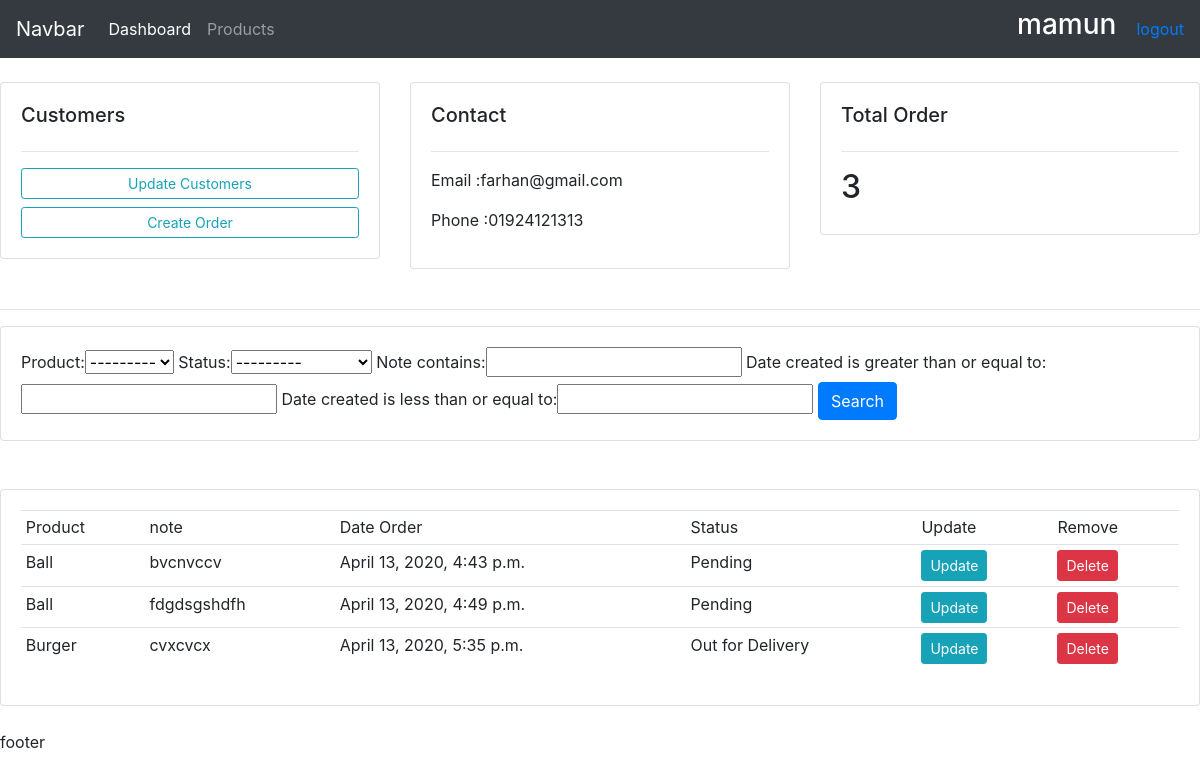
The page /customer/6/ (signed in) on the database its author committed.
### accounts/models.py (models this page shows, shortened)
class Customer(models.Model):
    name = models.CharField(max_length=200)
    email = models.CharField(max_length=200)
    phone = models.CharField(max_length=200)
    date_created = models.DateTimeField(auto_now_add=True)

class Order(models.Model):
    STATUS = (('Pending', 'Pending'), ('Out for Delivery',
                                       'Out for Delivery'), ('Delivered', 'Delivered'))
    customer = models.ForeignKey(
        Customer, null=True, on_delete=models.SET_NULL)
    product = models.ForeignKey(Products, null=True, on_delete=models.SET_NULL)
    status = models.CharField(max_length=200, choices=STATUS)
    date_created = models.DateTimeField(auto_now_add=True)
    note=models.CharField(max_length=1000,null=True)

class Products(models.Model):
    CATEGORY = (('Indoor', 'Indoor'), ('Out door', 'Out door'))
    name = models.CharField(max_length=200)
    price = models.FloatField()
    category = models.CharField(max_length=200, choices=CATEGORY)
    description = models.CharField(max_length=200)
    date_created = models.DateTimeField(auto_now_add=True)
    tags = models.ManyToManyField(Tags)
    def __str__(self):
        return self.name

### accounts/views.py (the view)
# urls.py: path('customer/<str:pk_test>/', views.customers,name='customer'),
@login_required(login_url='login')
def customers(request,pk_test):
    customer=Customer.objects.get(id=pk_test)
    orders=customer.order_set.all()
    order_count=orders.count()
    myFilter = OrderFilter(request.GET,queryset=orders)
    orders=myFilter.qs
    contex={'customer':customer,'orders':orders,'order_count':order_count,'myFilter':myFilter,}
    return render(request, 'accounts/customers.html',contex)

### accounts/templates/accounts/customers.html
{% extends 'accounts/main.html'%}
{% block content %}
<br />
<div class="row">
  <div class="col-md">
    <div class="card card-body">
      <h5>Customers</h5>
      <hr />
      <a href="" class="btn btn-outline-info btn-sm btn-block"
        >Update Customers</a
      >
      <a href="{% url 'create_order' customer.id %}" class="btn btn-outline-info btn-sm btn-block">Create Order</a>
    </div>
  </div>
  <div class="col-md">
    <div class="card card-body">
      <h5>Contact</h5>
      <hr />
      <p>Email :{{customer.email}}</p>
      <p>Phone :{{customer.phone}}</p>
    </div>
  </div>
  <div class="col-md">
    <div class="card card-body">
      <h5>Total Order</h5>
      <hr />
      <h2>{{order_count}}</h2>
    </div>
  </div>
</div>
<br />
<hr />
<div class="row">
  <div class="col">
    <div class="card card-body">
      <form method="get">
        {{myFilter.form}}
        <button class="btn btn-primary" type="submit">Search</button>
      </form>
    </div>
  </div>
</div>
<br />
<div class="row">
  <div class="col-md">
    <br />
    <div class="card card-body">
      <table class="table table-sm">
        <tr>
          <td>Product</td>
          <td>note</td>
          <td>Date Order</td>
          <td>Status</td>
          <td>Update</td>
          <td>Remove</td>
        </tr>
        {% for i in orders %}
        <tr>
          <td>{{i.product}}</td>
          <td>{{i.note}}</td>
          <td>{{i.date_created}}</td>
          <td>{{i.status}}</td>
          <td>
            <a class="btn btn-sm btn-info" href="{% url 'update_order' i.id %}"
              >Update</a
            >
          </td>
          <td>
            <a
              class="btn btn-sm btn-danger"
              href="{% url 'delete_order' i.id %}"
              >Delete</a
            >
          </td>
        </tr>
        {% endfor %}
      </table>
    </div>
  </div>
</div>
{% endblock %}

### accounts/templates/accounts/navbar.html (shortened to what this page needs)
<nav class="navbar navbar-expand-lg navbar-dark bg-dark">
  <a class="navbar-brand" href="{% url 'home'%}">Navbar</a>
  <div class="collapse navbar-collapse" id="navbarNav">
    <ul class="navbar-nav">
      <li class="nav-item active">
        <a class="nav-link" href="{% url 'home'%}">Dashboard</a>
      </li>
      <li class="nav-item">
        <a class="nav-link" href="{% url 'products'%}">Products</a>
      </li>
    </ul>
  </div>
  <span id="us"><H3>{{request.user}}</H3></span>
<span><a href="{% url 'logout' %}">logout</a></span>
</nav>

### accounts/templates/accounts/navbar.html (style rules this page uses)
#us { color:white; margin-right: 20px; }

### rows shown on the page
Customer: email "farhan@gmail.com", phone "01924121313"
Order: product "Ball", note "bvcnvccv", date_created "April 13, 2020, 4:43 p.m.", status "Pending"
Order: product "Ball", note "fdgdsgshdfh", date_created "April 13, 2020, 4:49 p.m.", status "Pending"
Order: product "Burger", note "cvxcvcx", date_created "April 13, 2020, 5:35 p.m.", status "Out for Delivery"

### other values the page prints
{{ request.user }} "mamun"
{{ order_count }} "3"
